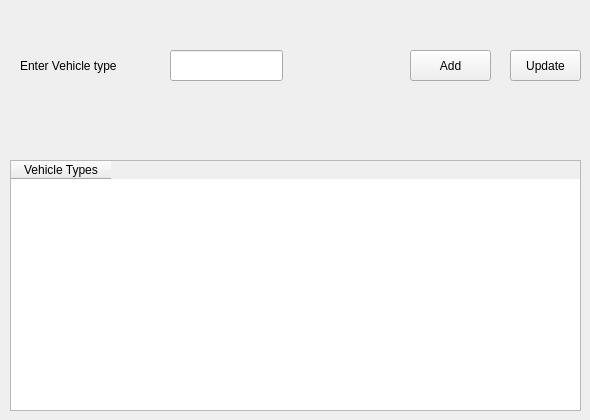
      <widget class="QWidget" name="tab_15">
       <attribute name="title">
        <string>Vehicle Types</string>
       </attribute>
       <widget class="QTableWidget" name="tableWidget_6">
        <property name="geometry">
         <rect>
          <x>10</x>
          <y>160</y>
          <width>571</width>
          <height>251</height>
         </rect>
        </property>
        <column>
         <property name="text">
          <string>Vehicle Types</string>
         </property>
        </column>
       </widget>
       <widget class="QLabel" name="label_72">
        <property name="geometry">
         <rect>
          <x>20</x>
          <y>50</y>
          <width>131</width>
          <height>31</height>
         </rect>
        </property>
        <property name="text">
         <string>Enter Vehicle type</string>
        </property>
       </widget>
       <widget class="QPushButton" name="pushButton_38">
        <property name="geometry">
         <rect>
          <x>410</x>
          <y>50</y>
          <width>81</width>
          <height>31</height>
         </rect>
        </property>
        <property name="text">
         <string>Add</string>
        </property>
       </widget>
       <widget class="QLineEdit" name="lineEdit_31">
        <property name="geometry">
         <rect>
          <x>170</x>
          <y>50</y>
          <width>113</width>
          <height>31</height>
         </rect>
        </property>
        <property name="placeholderText">
         <string/>
        </property>
       </widget>
       <widget class="QPushButton" name="pushButton_39">
        <property name="geometry">
         <rect>
          <x>510</x>
          <y>50</y>
          <width>71</width>
          <height>31</height>
         </rect>
        </property>
        <property name="text">
         <string>Update</string>
        </property>
       </widget>
      </widget>
